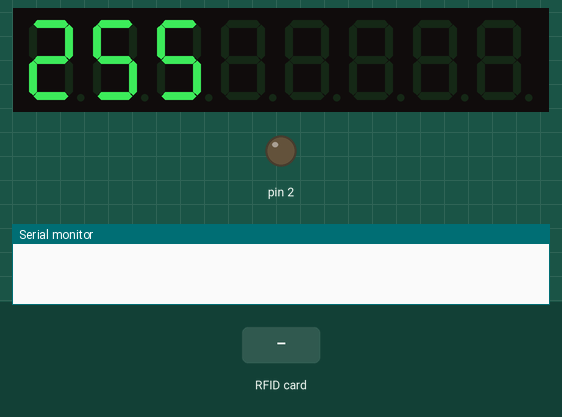
A sketch run on a simulated Arduino Mega 2560, built with avr-gcc and run on an emulated ATmega2560. On the bench: 8-digit seven-segment display, output pins drawn as LEDs (lit = HIGH), the last lines printed to the serial monitor. Inputs (shaded band) come from the test bench. EEPROM starts erased; pins used as bus, display or sensor lines are not drawn.

Above: at 1.2 s.
1.3 s: RFID card B0 51 6B 2A held to the reader
At 2.1 s:
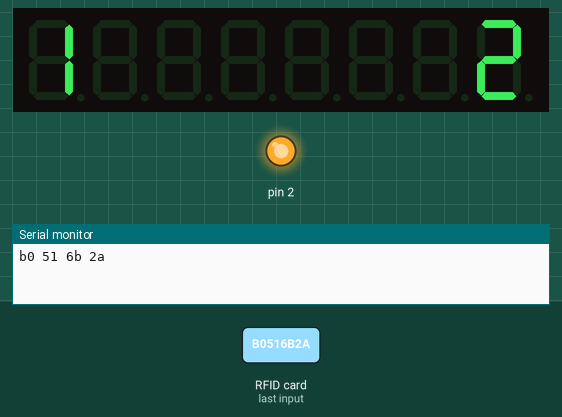
4.3 s: RFID card D9 D1 91 D5 held to the reader
At 5.0 s:
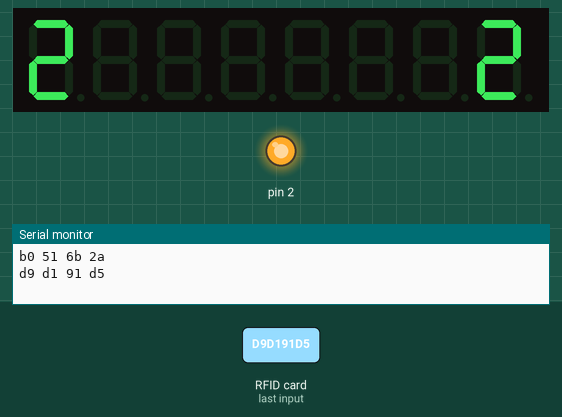
6.8 s: RFID card 5E 7A 19 C4 held to the reader
At 9.3 s:
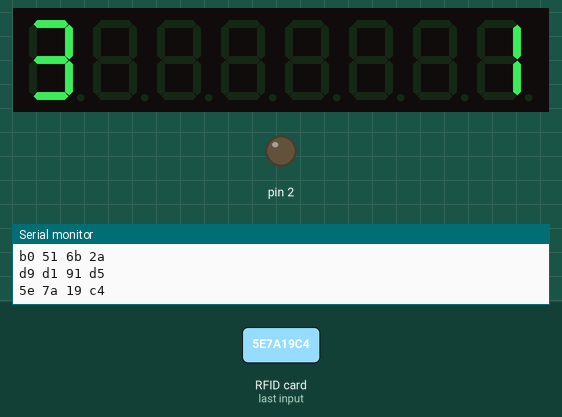
Timing chart, 0 to 10.8 s (numbered marks = the images above; inputs shaded):
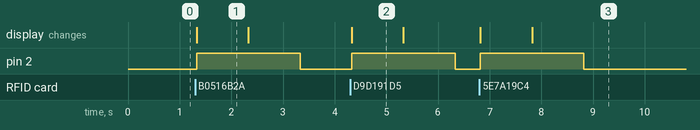

Measured:
- after the input at 1.3 s, pin 2: LOW → HIGH at once, → LOW 2.0 s later; the display: changes at once (image 1)
- after the input at 4.3 s, pin 2: LOW → HIGH at once, → LOW 2.0 s later; the display: changes at once (image 2)
- after the input at 6.8 s, pin 2: LOW → HIGH at once, → LOW 2.0 s later; the display: first changes at once (image 3 shows a later state)
- what the display in image 1 shows lasts 1.0 s, from 1.3 s to 2.3 s

The sketch:

RFID_sensor_Countdown_new2.ino
```cpp
//RFID
#include <SPI.h>
#include <MFRC522.h>
#include <Servo.h>
#include <TM1638.h>
#include <EEPROM.h>

#define SS_PIN 53
#define RST_PIN 49
MFRC522 mfrc522(SS_PIN, RST_PIN);   // Create MFRC522 instance.
 TM1638 module(3, 4, 5);
int a,x=0,z=2;
uint8_t EEPROMaddress = 130;

void setup()
{
  pinMode(2,OUTPUT);
  Serial.begin(9600);   // Initiate a serial communication
  SPI.begin();      // Initiate  SPI bus
  mfrc522.PCD_Init();   // Initiate MFRC522
}
void loop()
{
x = EEPROM.read(EEPROMaddress);
EEPROM.write(EEPROMaddress,x);
 String number2 = String(x,DEC);
module.setDisplayToString(number2);
  // Look for new cards
  if ( ! mfrc522.PICC_IsNewCardPresent())
  {
    return;
  }
  // Select one of the cards
  if ( ! mfrc522.PICC_ReadCardSerial())
  {
    return;
  }
  String content= "";
  for (byte i = 0; i < mfrc522.uid.size; i++)
  {  content.concat(String(mfrc522.uid.uidByte[i] < 0x10 ? " 0" : " "));
     content.concat(String(mfrc522.uid.uidByte[i], HEX));
  }
  String content2=content.substring(1);
  Serial.println(content2);

if(content2=="b0 51 6b 2a" || "d9 d1 91 d5"){
 x=x+1;
 if(x>5){
x=1;
  }

 EEPROM.write(EEPROMaddress,x);
String number2 = String(x,DEC);
module.setDisplayToString(number2);

for (a=z; a>=1; a--)
{
    digitalWrite(2, HIGH);
module.setDisplayToDecNumber(a,0,false);
module.setDisplayToString(number2);
delay(1000);

digitalWrite(2, LOW);
}
}
}
```
